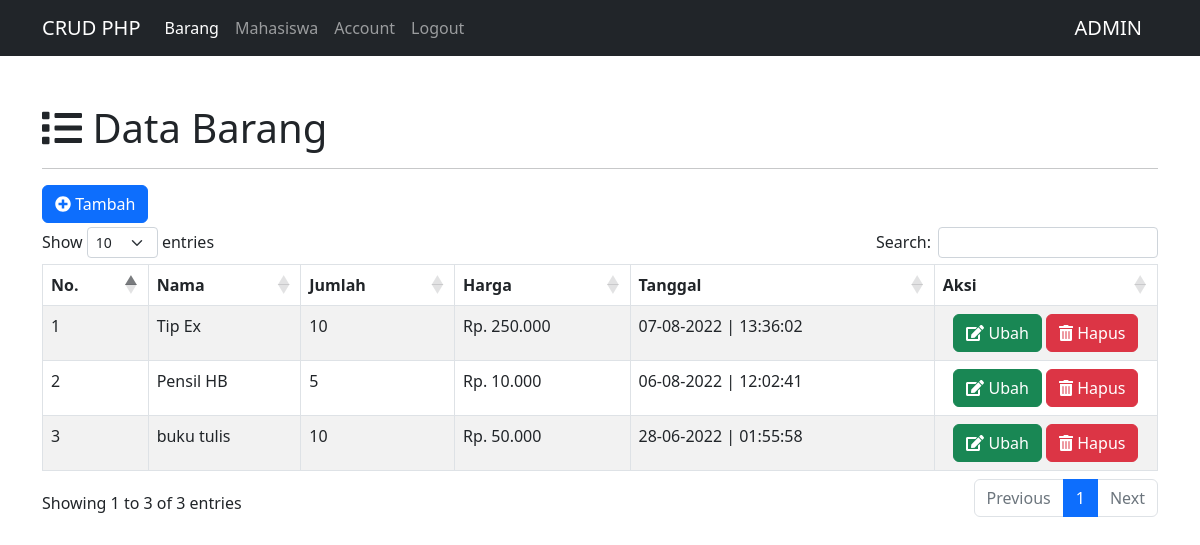
/index.php (signed in), run on the app's committed database.
### tables this page shows
CREATE TABLE `barang` (
  `id_barang` int(11) NOT NULL,
  `nama` varchar(50) NOT NULL,
  `jumlah` varchar(50) NOT NULL,
  `harga` varchar(50) NOT NULL,
  `tanggal` timestamp NOT NULL DEFAULT CURRENT_TIMESTAMP ON UPDATE CURRENT_TIMESTAMP
);

### config/controler.php (called while the page is built, shortened)
<?php
function select($query)
{
    global $db;
    $result = mysqli_query($db, $query);
    $rows = [];
    while ($row = mysqli_fetch_assoc($result)) {
        $rows[] = $row;
    }
    return $rows;
}

### index.php (the view, shortened to what this page needs)
<?php
    include 'layout/header.php';
    $data_barang = select("SELECT * FROM barang ORDER BY id_barang DESC");
?>
<div class="container mt-5">
    <h1><i class="fas fa-list"></i> Data Barang</h1>
    <hr>
    <a href="tambah-barang.php" class="btn btn-primary mb-1"><i class="fas fa-plus-circle"></i> Tambah</a>
    <table class="table table-striped table-bordered mt-3" id="table">
        <thead>
            <tr>
                <th>No.</th>
                <th>Nama</th>
                <th>Jumlah</th>
                <th>Harga</th>
                <th>Tanggal</th>
                <th>Aksi</th>
            </tr>
        </thead>
        <tbody>
            <?php $no = 1 ?>
            <?php foreach ($data_barang as $barang) : ?>
            <tr>
                <td> <?= $no++; ?></td>
                <td> <?= $barang['nama']; ?></td>
                <td> <?= $barang['jumlah']; ?></td>
                <td>Rp. <?= number_format($barang['harga'],0,',','.'); ?></td>
                <td> <?= date('d-m-Y | H:i:s', strtotime($barang['tanggal'])); ?></td>
                <td width="20%" class="text-center">
                    <a href="ubah-barang.php?id_barang=<?= $barang['id_barang']; ?> " class= "btn btn-success"><i class="fas fa-edit"></i> Ubah</a>
                    <a href="hapus-barang.php?id_barang=<?= $barang['id_barang'] ?>" class= "btn btn-danger" onclick="return confirm('Yakin Mau Hapus???'); "><i class="fas fa-trash-alt"></i> Hapus</a>
                </td>
            </tr>
            <?php endforeach ; ?>
        </tbody>
    </table>
</div>
<?php include 'layout/footer.php';?>

### data on the page
barang: nama "Tip Ex", jumlah "10", harga "250.000", tanggal "07-08-2022 | 13:36:02"
barang: nama "Pensil HB", jumlah "5", harga "10.000", tanggal "06-08-2022 | 12:02:41"
barang: nama "buku tulis", jumlah "10", harga "50.000", tanggal "28-06-2022 | 01:55:58"

### other printed values
$_SESSION['nama'] "ADMIN"
